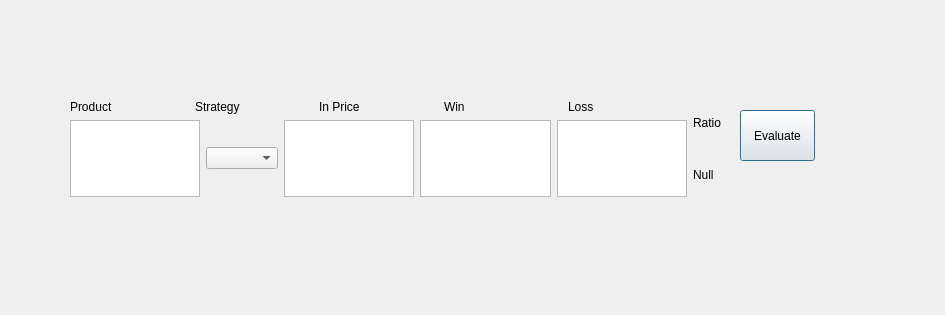
<?xml version="1.0" encoding="UTF-8"?>
<ui version="4.0">
 <class>Dialog</class>
 <widget class="QDialog" name="Dialog">
  <property name="geometry">
   <rect>
    <x>0</x>
    <y>0</y>
    <width>945</width>
    <height>315</height>
   </rect>
  </property>
  <property name="windowTitle">
   <string>Dialog</string>
  </property>
  <widget class="QPushButton" name="pushButton">
   <property name="geometry">
    <rect>
     <x>740</x>
     <y>110</y>
     <width>75</width>
     <height>51</height>
    </rect>
   </property>
   <property name="text">
    <string>Evaluate</string>
   </property>
  </widget>
  <widget class="QWidget" name="layoutWidget">
   <property name="geometry">
    <rect>
     <x>70</x>
     <y>100</y>
     <width>651</width>
     <height>97</height>
    </rect>
   </property>
   <layout class="QHBoxLayout" name="horizontalLayout_3">
    <item>
     <layout class="QVBoxLayout" name="verticalLayout">
      <item>
       <layout class="QHBoxLayout" name="horizontalLayout">
        <item>
         <widget class="QLabel" name="label">
          <property name="text">
           <string>Product</string>
          </property>
         </widget>
        </item>
        <item>
         <widget class="QLabel" name="label_2">
          <property name="text">
           <string>Strategy</string>
          </property>
         </widget>
        </item>
        <item>
         <widget class="QLabel" name="label_3">
          <property name="text">
           <string>In Price</string>
          </property>
         </widget>
        </item>
        <item>
         <widget class="QLabel" name="label_4">
          <property name="text">
           <string>Win</string>
          </property>
         </widget>
        </item>
        <item>
         <widget class="QLabel" name="label_5">
          <property name="text">
           <string>Loss</string>
          </property>
         </widget>
        </item>
       </layout>
      </item>
      <item>
       <layout class="QHBoxLayout" name="horizontalLayout_2">
        <item>
         <widget class="QTextEdit" name="textEdit"/>
        </item>
        <item>
         <widget class="QComboBox" name="comboBox"/>
        </item>
        <item>
         <widget class="QTextEdit" name="textEdit_2"/>
        </item>
        <item>
         <widget class="QTextEdit" name="textEdit_3"/>
        </item>
        <item>
         <widget class="QTextEdit" name="textEdit_4"/>
        </item>
       </layout>
      </item>
     </layout>
    </item>
    <item>
     <layout class="QVBoxLayout" name="verticalLayout_2">
      <item>
       <widget class="QLabel" name="label_6">
        <property name="text">
         <string>Ratio</string>
        </property>
       </widget>
      </item>
      <item>
       <widget class="QLabel" name="label_7">
        <property name="text">
         <string>Null</string>
        </property>
       </widget>
      </item>
     </layout>
    </item>
   </layout>
  </widget>
 </widget>
 <resources/>
 <connections>
  <connection>
   <sender>pushButton</sender>
   <signal>clicked()</signal>
   <receiver>Dialog</receiver>
   <slot>evaluate()</slot>
   <hints>
    <hint type="sourcelabel">
     <x>776</x>
     <y>156</y>
    </hint>
    <hint type="destinationlabel">
     <x>779</x>
     <y>217</y>
    </hint>
   </hints>
  </connection>
 </connections>
 <slots>
  <slot>evaluate()</slot>
 </slots>
</ui>
